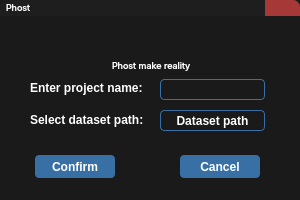
<?xml version="1.0" encoding="UTF-8"?>
<ui version="4.0">
 <class>ProjectWindow</class>
 <widget class="QWidget" name="ProjectWindow">
  <property name="geometry">
   <rect>
    <x>0</x>
    <y>0</y>
    <width>300</width>
    <height>200</height>
   </rect>
  </property>
  <property name="windowTitle">
   <string>PHOST</string>
  </property>
  <property name="styleSheet">
   <string notr="true">background-color: #1A1A1A;</string>
  </property>
  <widget class="QFrame" name="titleBar">
   <property name="geometry">
    <rect>
     <x>0</x>
     <y>0</y>
     <width>300</width>
     <height>16</height>
    </rect>
   </property>
   <property name="styleSheet">
    <string notr="true">background-color: #1E1E1E;
border: none;
border-top-left-radius: 7px;
border-top-right-radius: 7px;</string>
   </property>
   <property name="frameShape">
    <enum>QFrame::Shape::StyledPanel</enum>
   </property>
   <property name="frameShadow">
    <enum>QFrame::Shadow::Raised</enum>
   </property>
   <widget class="QPushButton" name="Close">
    <property name="geometry">
     <rect>
      <x>265</x>
      <y>0</y>
      <width>35</width>
      <height>16</height>
     </rect>
    </property>
    <property name="styleSheet">
     <string notr="true">QPushButton{
	background-color: #a63838;
	border: none; 
	border-top-left-radius: 0px;
	border-top-right-radius: 7px;
}
QPushButton:hover {
    background-color: #F64C4C;
}</string>
    </property>
    <property name="text">
     <string/>
    </property>
   </widget>
   <widget class="QLabel" name="miniProgrammName">
    <property name="geometry">
     <rect>
      <x>6</x>
      <y>0</y>
      <width>31</width>
      <height>16</height>
     </rect>
    </property>
    <property name="font">
     <font>
      <family>Inter</family>
      <pointsize>7</pointsize>
      <fontweight>ExtraBold</fontweight>
     </font>
    </property>
    <property name="styleSheet">
     <string notr="true">color: #FFFFFF;
font-family: &quot;Inter&quot;;
</string>
    </property>
    <property name="text">
     <string>Phost</string>
    </property>
   </widget>
  </widget>
  <widget class="QFrame" name="frame">
   <property name="geometry">
    <rect>
     <x>0</x>
     <y>0</y>
     <width>300</width>
     <height>200</height>
    </rect>
   </property>
   <property name="styleSheet">
    <string notr="true">border-radius: 8px;
color: #1A1A1A;</string>
   </property>
   <property name="frameShape">
    <enum>QFrame::Shape::StyledPanel</enum>
   </property>
   <property name="frameShadow">
    <enum>QFrame::Shadow::Raised</enum>
   </property>
   <widget class="QPushButton" name="Confirm">
    <property name="enabled">
     <bool>true</bool>
    </property>
    <property name="geometry">
     <rect>
      <x>35</x>
      <y>155</y>
      <width>80</width>
      <height>23</height>
     </rect>
    </property>
    <property name="styleSheet">
     <string notr="true">QPushButton{
	color: #FFFFFF;
	font-family: &quot;Inter&quot;;
	font-size: 11 px;
	font-weight: bold;
	border-radius: 4px;
	background-color: #3870A6;
}
QPushButton:hover{
	border: 1px solid #438ac8;
}
QPushButton:pressed {
    background-color: #274e73;
    color: #c8c8c8;
	border: 1px solid #274e73;
}</string>
    </property>
    <property name="text">
     <string>Confirm</string>
    </property>
   </widget>
   <widget class="QPushButton" name="Cancel">
    <property name="geometry">
     <rect>
      <x>180</x>
      <y>155</y>
      <width>80</width>
      <height>23</height>
     </rect>
    </property>
    <property name="styleSheet">
     <string notr="true">QPushButton{
	color: #FFFFFF;
	font-family: &quot;Inter&quot;;
	font-size: 11 px;
	font-weight: bold;
	border-radius: 4px;
	background-color: #3870A6;
}
QPushButton:hover{
	border: 1px solid #438ac8;
}
QPushButton:pressed {
    background-color: #274e73;
    color: #c8c8c8;
	border: 1px solid #274e73;
}</string>
    </property>
    <property name="text">
     <string>Cancel</string>
    </property>
   </widget>
   <widget class="QLabel" name="label_3">
    <property name="geometry">
     <rect>
      <x>131</x>
      <y>20</y>
      <width>40</width>
      <height>40</height>
     </rect>
    </property>
    <property name="minimumSize">
     <size>
      <width>40</width>
      <height>40</height>
     </size>
    </property>
    <property name="maximumSize">
     <size>
      <width>40</width>
      <height>40</height>
     </size>
    </property>
    <property name="styleSheet">
     <string notr="true">background-color: transparent;</string>
    </property>
    <property name="text">
     <string/>
    </property>
    <property name="pixmap">
     <pixmap resource="Resources.qrc">:/PHOST_icon.png</pixmap>
    </property>
    <property name="scaledContents">
     <bool>true</bool>
    </property>
   </widget>
   <widget class="QLabel" name="label_2">
    <property name="geometry">
     <rect>
      <x>30</x>
      <y>112</y>
      <width>116</width>
      <height>16</height>
     </rect>
    </property>
    <property name="styleSheet">
     <string notr="true">color: #FFFFFF;
font-family: &quot;Inter&quot;;
font-size: 11 px;
font-weight: bold;
</string>
    </property>
    <property name="text">
     <string>Select dataset path:</string>
    </property>
   </widget>
   <widget class="QPushButton" name="folderPicker">
    <property name="geometry">
     <rect>
      <x>160</x>
      <y>110</y>
      <width>105</width>
      <height>21</height>
     </rect>
    </property>
    <property name="styleSheet">
     <string notr="true">QPushButton{
	color: #FFFFFF;
	font-family: &quot;Inter&quot;;
	font-size: 11 px;
	font-weight: bold;
	border-radius: 4px;
	border: 1px solid #3870A6;
}
QPushButton:hover{
	border: 1px solid #438ac8;
}
QPushButton:pressed {
    color: #c8c8c8;
	border: 1px solid #274e73;
}</string>
    </property>
    <property name="text">
     <string>Dataset path</string>
    </property>
   </widget>
   <widget class="QLabel" name="label">
    <property name="geometry">
     <rect>
      <x>30</x>
      <y>80</y>
      <width>113</width>
      <height>16</height>
     </rect>
    </property>
    <property name="styleSheet">
     <string notr="true">color: #FFFFFF;
font-family: &quot;Inter&quot;;
font-size: 11 px;
font-weight: bold;
</string>
    </property>
    <property name="text">
     <string>Enter project name:</string>
    </property>
   </widget>
   <widget class="QLineEdit" name="Name">
    <property name="geometry">
     <rect>
      <x>160</x>
      <y>79</y>
      <width>105</width>
      <height>21</height>
     </rect>
    </property>
    <property name="styleSheet">
     <string notr="true">QLineEdit{
	color: #ffffff;
	font-family: &quot;Inter&quot;;
	font-size: 11 px;
	font-weight: bold;
	border: 1px solid #3870A6;
	border-radius: 4px;
}
QLineEdit:hover {
    border: 1px solid #438ac8;
}
QLineEdit:focus {
    border: 2px solid #4693d2;
}</string>
    </property>
   </widget>
   <widget class="QLabel" name="text">
    <property name="geometry">
     <rect>
      <x>112</x>
      <y>56</y>
      <width>81</width>
      <height>20</height>
     </rect>
    </property>
    <property name="font">
     <font>
      <family>Inter</family>
      <pointsize>7</pointsize>
     </font>
    </property>
    <property name="styleSheet">
     <string notr="true">color: #ffffff;
background-color: transparent;</string>
    </property>
    <property name="text">
     <string>Phost make reality</string>
    </property>
   </widget>
  </widget>
  <zorder>frame</zorder>
  <zorder>layoutWidget</zorder>
  <zorder>titleBar</zorder>
 </widget>
 <resources>
  <include location="Resources.qrc"/>
 </resources>
 <connections/>
</ui>
